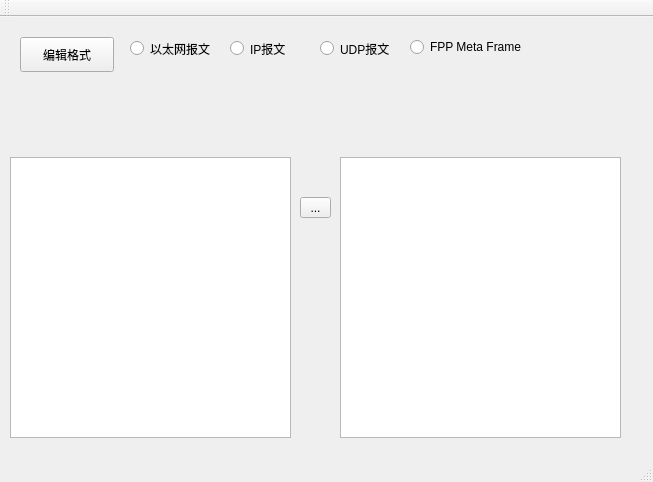
<?xml version="1.0" encoding="UTF-8"?>
<ui version="4.0">
 <class>Offsets</class>
 <widget class="QMainWindow" name="Offsets">
  <property name="geometry">
   <rect>
    <x>0</x>
    <y>0</y>
    <width>653</width>
    <height>482</height>
   </rect>
  </property>
  <property name="windowTitle">
   <string>Offsets</string>
  </property>
  <widget class="QWidget" name="centralWidget">
   <widget class="QPlainTextEdit" name="src">
    <property name="geometry">
     <rect>
      <x>10</x>
      <y>140</y>
      <width>281</width>
      <height>281</height>
     </rect>
    </property>
   </widget>
   <widget class="QPlainTextEdit" name="target">
    <property name="geometry">
     <rect>
      <x>340</x>
      <y>140</y>
      <width>281</width>
      <height>281</height>
     </rect>
    </property>
   </widget>
   <widget class="QToolButton" name="btnParse">
    <property name="geometry">
     <rect>
      <x>300</x>
      <y>180</y>
      <width>31</width>
      <height>21</height>
     </rect>
    </property>
    <property name="text">
     <string>...</string>
    </property>
    <property name="icon">
     <iconset resource="../offset.qrc">
      <normaloff>:/offsets/images/arrow_right.png</normaloff>:/offsets/images/arrow_right.png</iconset>
    </property>
   </widget>
   <widget class="QPushButton" name="btnSetting">
    <property name="geometry">
     <rect>
      <x>20</x>
      <y>20</y>
      <width>94</width>
      <height>35</height>
     </rect>
    </property>
    <property name="text">
     <string>编辑格式</string>
    </property>
   </widget>
   <widget class="QRadioButton" name="radioButton">
    <property name="geometry">
     <rect>
      <x>130</x>
      <y>20</y>
      <width>90</width>
      <height>23</height>
     </rect>
    </property>
    <property name="text">
     <string>以太网报文</string>
    </property>
   </widget>
   <widget class="QRadioButton" name="radioButton_2">
    <property name="geometry">
     <rect>
      <x>230</x>
      <y>20</y>
      <width>63</width>
      <height>23</height>
     </rect>
    </property>
    <property name="text">
     <string>IP报文</string>
    </property>
   </widget>
   <widget class="QRadioButton" name="radioButton_3">
    <property name="geometry">
     <rect>
      <x>320</x>
      <y>20</y>
      <width>79</width>
      <height>23</height>
     </rect>
    </property>
    <property name="text">
     <string>UDP报文</string>
    </property>
   </widget>
   <widget class="QRadioButton" name="radioButton_4">
    <property name="geometry">
     <rect>
      <x>410</x>
      <y>20</y>
      <width>125</width>
      <height>20</height>
     </rect>
    </property>
    <property name="text">
     <string>FPP Meta Frame</string>
    </property>
   </widget>
  </widget>
  <widget class="QToolBar" name="mainToolBar">
   <attribute name="toolBarArea">
    <enum>TopToolBarArea</enum>
   </attribute>
   <attribute name="toolBarBreak">
    <bool>false</bool>
   </attribute>
  </widget>
  <widget class="QStatusBar" name="statusBar"/>
 </widget>
 <layoutdefault spacing="6" margin="11"/>
 <resources>
  <include location="../offset.qrc"/>
 </resources>
 <connections>
  <connection>
   <sender>btnParse</sender>
   <signal>clicked()</signal>
   <receiver>Offsets</receiver>
   <slot>parse()</slot>
   <hints>
    <hint type="sourcelabel">
     <x>335</x>
     <y>173</y>
    </hint>
    <hint type="destinationlabel">
     <x>311</x>
     <y>223</y>
    </hint>
   </hints>
  </connection>
  <connection>
   <sender>btnSetting</sender>
   <signal>clicked()</signal>
   <receiver>Offsets</receiver>
   <slot>showSetting()</slot>
   <hints>
    <hint type="sourcelabel">
     <x>66</x>
     <y>38</y>
    </hint>
    <hint type="destinationlabel">
     <x>311</x>
     <y>223</y>
    </hint>
   </hints>
  </connection>
 </connections>
 <slots>
  <slot>parse()</slot>
  <slot>showSetting()</slot>
 </slots>
</ui>
